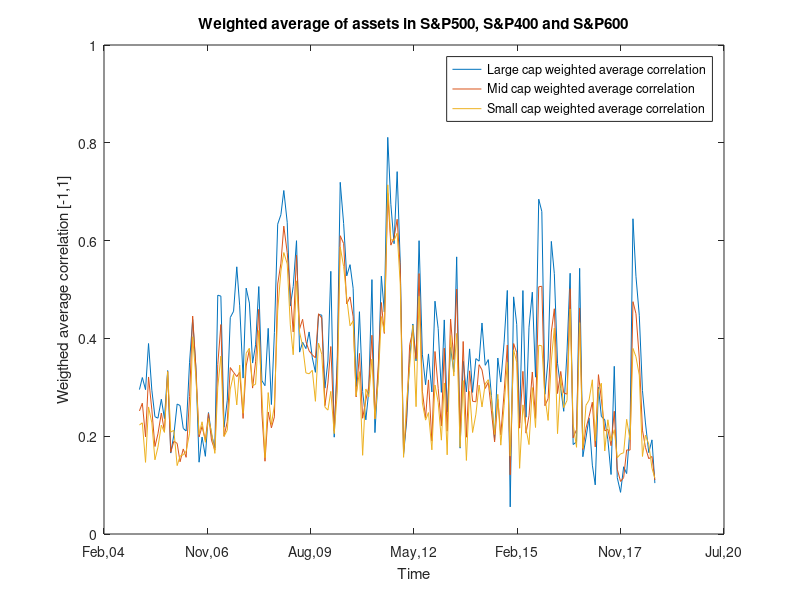

Write the MATLAB code that produced this figure.
clear
close all
clc
tic

load('wacs.mat')

figure(1)
plot(datenum(timestamps_monthly(1:end)),large_wac(1:end))
hold on
plot(datenum(timestamps_monthly(1:end)),mid_wac(1:end))
plot(datenum(timestamps_monthly(1:end)),small_wac(1:end))
datetick('x','mmm,yy','keepticks')
title('Weighted average of assets in S&P500, S&P400 and S&P600')
ylabel('Weigthed average correlation [-1,1]')
xlabel('Time')
legend('Large cap weighted average correlation','Mid cap weighted average correlation','Small cap weighted average correlation')
saveas(gcf,'figures\wac_all_markets.eps','epsc')